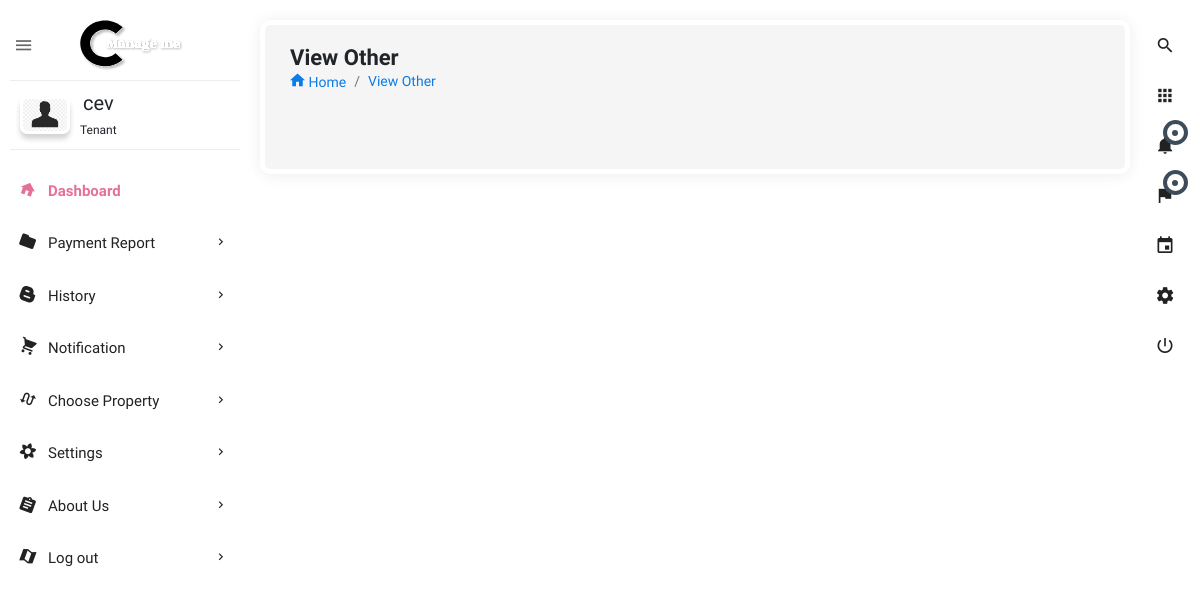
/other_tenant_approved (signed in), run on an earlier commit of the app's database.
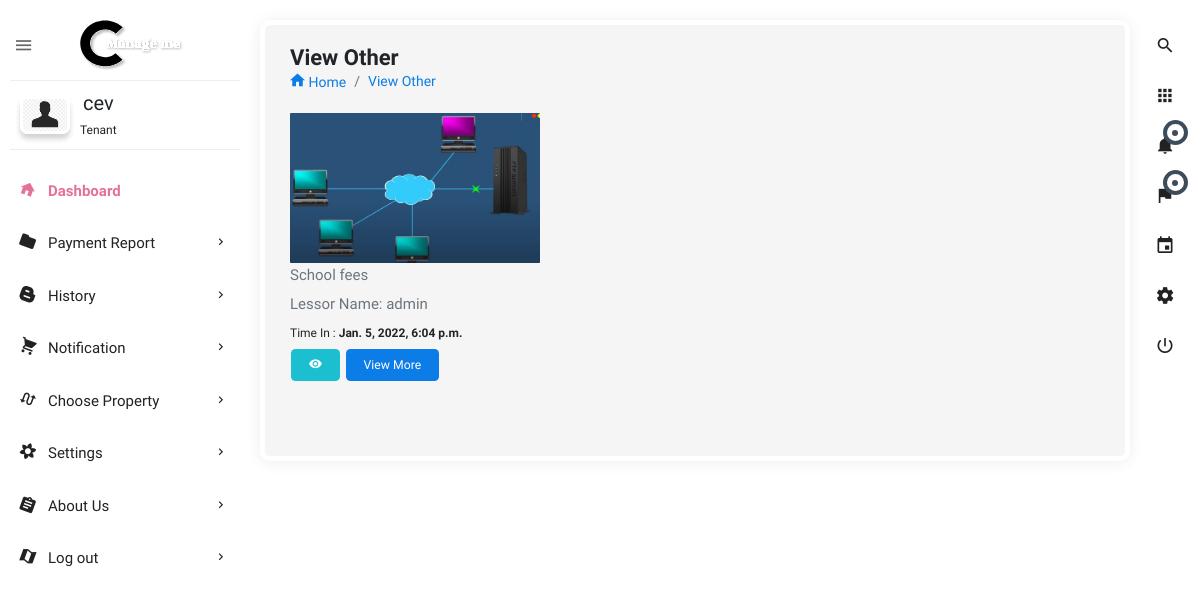
And on a later commit of the database.
### users/models.py (models this page shows, shortened)
class Request_Property(models.Model):
    status = [
        ('initial', 'initial'),
        ('request', 'request'),
        ('approved', 'approved'),
        ('denied', 'denied'),
        ('canceled', 'canceled')]
    user_request = models.ForeignKey(user, on_delete=models.CASCADE, related_name='requesting_users', null=False)
    property_requested = models.ForeignKey(Property_registration, on_delete=models.CASCADE, related_name='property_req',
                                           null=False)
    owner_name = models.ForeignKey(user, on_delete=models.CASCADE, related_name='owner_name_property', null=False)
    status_view = models.CharField(max_length=50, choices=status, default='initial')
    time_done = models.DateTimeField(default=now)
    class Meta:
        verbose_name_plural = "Request_Property"
        ordering = ['-id']

class Property_registration(models.Model):
    property_type_p = [
        ('house', 'house'),
        ('car', 'car'),
        ('land', 'land'),
        ('other', 'other')
    ]
    location_name = [
        ('kigali', 'kigali'),
        ('south', 'south'),
        ('east', 'east'),
        ('west', 'west')
    ]
    property_name = models.CharField(max_length=100)
    location = models.CharField(max_length=200, choices=location_name, default='kigali')
    property_type = models.CharField(max_length=200, choices=property_type_p)
    amount_per_month = models.IntegerField(default=10000)
    detail = models.CharField(max_length=250, default='')
    property_image = models.ImageField(blank=True, null=True, upload_to='images')
    available = models.BooleanField(default=True)
    owner_name = models.ForeignKey(user, on_delete=models.CASCADE, related_name='owner', null=False)
    time_added = models.DateTimeField(auto_now_add=True)
    class Meta:
        verbose_name_plural = "Property_registration"
        ordering = ['-id']

class User(AbstractBaseUser):
    user_type = [
        ('lessor', 'lessor'),
        ('tenant', 'tenant'),
    ]
    name = models.CharField(max_length=255, null=False)
    phone_number = PhoneNumberField(unique=True)
    user_image = models.ImageField(upload_to='images/', default='profile.png')
    user_login = models.CharField(max_length=7, choices=user_type, default='lessor', blank=False, null=False)
    is_active = models.BooleanField(default=True)
    staff = models.BooleanField(default=False)
    admin = models.BooleanField(default=False)
    USERNAME_FIELD = 'phone_number'
    REQUIRED_FIELDS = ['name', 'user_login']
    objects = UserManager()
    def __str__(self):
        return self.name
    objects = UserManager()

### users/views.py (the view)
# urls.py: path('other_tenant_approved', views.other_tenant_approved, name='other_tenant_approved'),
def other_tenant_approved(request):
    user = request.user
    tenant_property_approved = Request_Property.objects.filter(user_request=user).filter(status_view='approved').filter(
        property_requested__property_type='other')
    context = {
        'other_approved': tenant_property_approved,
    }
    return render(request, 'html/other_tenant_approved.html', context)

### users/templates/html/other_tenant_approved.html (shortened to what this page needs)
{% extends 'dashboard-tenant/dashboard.html' %}
{% load static %}
{% block content %}
<section class="content file_manager">
    <div class="body_scroll">
        <div class="block-header">
            <div class="row">
                <div class="col-lg-7 col-md-6 col-sm-12">
                    <h2>View Other</h2>
                    <ul class="breadcrumb">
                        <li class="breadcrumb-item"><a href="{% url 'tenant' %}"><i class="zmdi zmdi-home"></i> Home</a></li>
                        <li class="breadcrumb-item"><a href="">View Other</a></li>
                    </ul>
                </div>
            </div>
        </div>
        <div class="container-fluid">
            <div class="row clearfix">
                <div class="col-lg-12">
                    <div class="card">
                        <div class="tab-content">
                            <div class="tab-pane active" id="a2018">
                                <div class="row clearfix">
                                    {% for other_approved in other_approved %}
                                    <div class="col-lg-4 col-md-6 col-sm-12">
                                        <div class="card">
                                            <a href="" class="file">
                                                <div class="image">
                                                    <a href=""><img src="{{ other_approved.property_requested.property_image.url }}" alt="img" class="img-fluid" ></a>
                                                </div>
                                                <div class="file-name">
                                                    <p class="m-b-5 text-muted">{{ other_approved.property_requested.property_name }}</p>
                                                    <p class="m-b-5 text-muted">Lessor Name: {{ other_approved.property_requested.owner_name }}</p>
                                                    <small>Time In : <span class="date"><b>  {{ other_approved.property_requested.time_added}}</b></span></small>
                                                </div>
                                                <div class="action">
                                                        <a href="{% url 'view_rent_other_detail' other_approved.id %}" class="btn btn-info waves-effect"><i class="zmdi zmdi-eye"></i></a>
                                                        <a href="{% url 'view_rent_other_detail' other_approved.id %}" class="btn btn-primary waves-effect">View More</a>
                                                </div>
                                            </a>
                                        </div>
                                    </div>
                                    {% endfor %}
                                </div>
                            </div>
                        </div>
                    </div>
                </div>
            </div>
        </div>
    </div>
</section>
{% endblock %}

What changed in the data, as far as the page shows it:
added Request_Property: property_requested.property_image (picture), property_requested.property_name "School fees", property_requested.owner_name "admin", property_requested.time_added "Jan. 5, 2022, 6:04 p.m."
